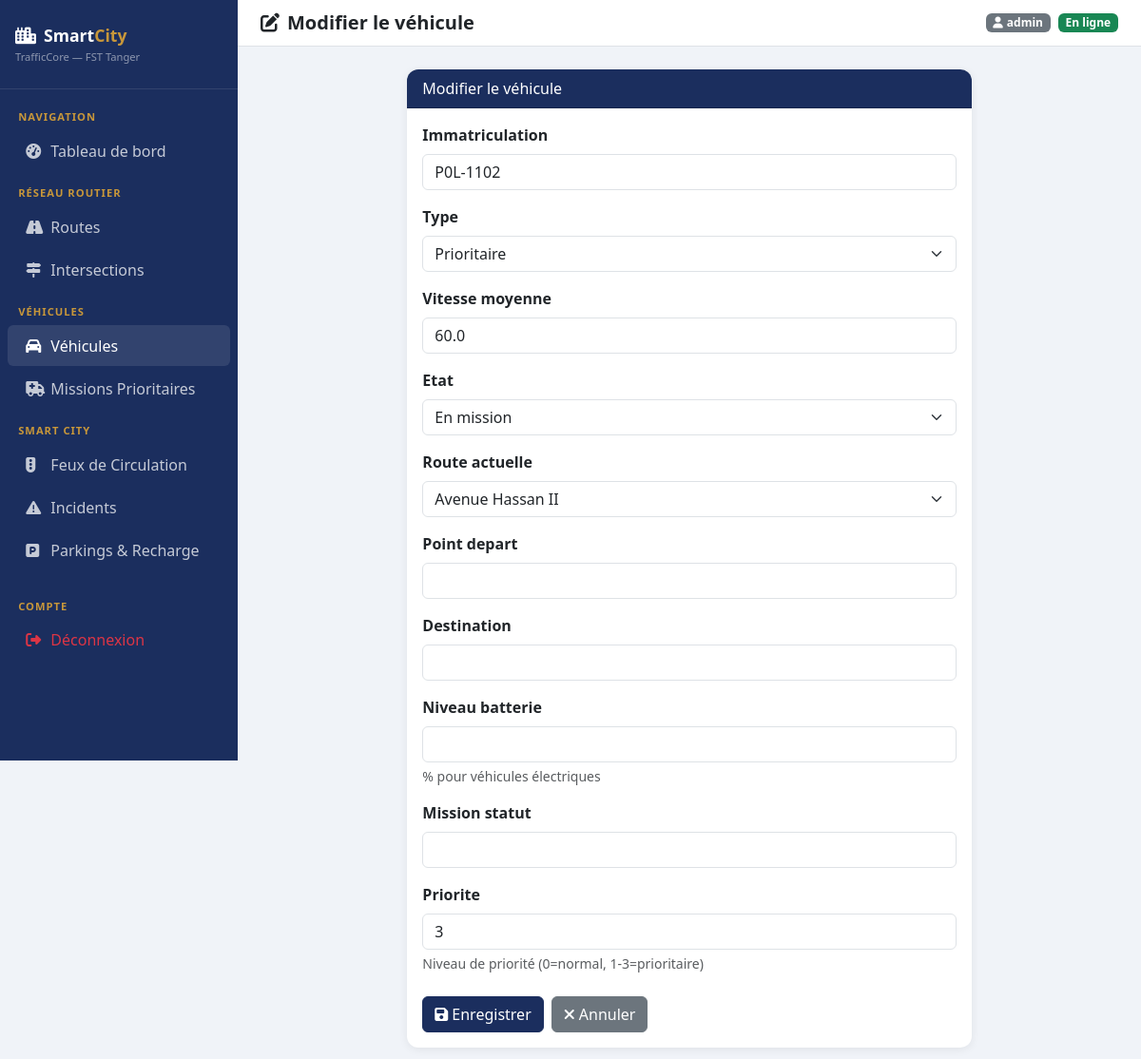
Page /vehicles/2/edit/ (signed in) on the committed database.
### vehicles/models.py (models this page shows, shortened)
class Vehicule(models.Model):
    TYPE_CHOICES = [
        ('voiture','Voiture'), ('bus','Bus'), ('camion','Camion'),
        ('moto','Moto'), ('electrique','Électrique'), ('prioritaire','Prioritaire'),
    ]
    ETAT_CHOICES = [
        ('actif','En circulation'), ('arrete','Arrêté'),
        ('recharge','En recharge'), ('mission','En mission'),
    ]
    immatriculation = models.CharField(max_length=20, unique=True)
    type = models.CharField(max_length=20, choices=TYPE_CHOICES)
    vitesse_moyenne = models.FloatField(default=0)
    etat = models.CharField(max_length=20, choices=ETAT_CHOICES, default='arrete')
    route_actuelle = models.ForeignKey(Route, on_delete=models.SET_NULL, null=True, blank=True, related_name='vehicules')
    point_depart = models.CharField(max_length=200, blank=True)
    destination = models.CharField(max_length=200, blank=True)
    niveau_batterie = models.FloatField(null=True, blank=True, help_text="% pour véhicules électriques")
    mission_statut = models.CharField(max_length=100, blank=True)
    priorite = models.IntegerField(default=0, help_text="Niveau de priorité (0=normal, 1-3=prioritaire)")
    date_ajout = models.DateTimeField(auto_now_add=True)
    class Meta: ordering = ['-date_ajout']

### vehicles/views.py (the view)
# urls.py: path('<int:pk>/edit/', views.vehicule_update, name='vehicule_update'),
@login_required
def vehicule_update(request, pk):
    v = get_object_or_404(Vehicule, pk=pk)
    form = VehiculeForm(request.POST or None, instance=v)
    if form.is_valid():
        form.save()
        messages.success(request, "Véhicule modifié !")
        return redirect('vehicule_list')
    return render(request, 'vehicles/vehicule_form.html', {'form': form, 'title': 'Modifier le véhicule'})

### vehicles/forms.py
class VehiculeForm(forms.ModelForm):
    class Meta:
        model = Vehicule
        fields = ['immatriculation','type','vitesse_moyenne','etat','route_actuelle',
                  'point_depart','destination','niveau_batterie','mission_statut','priorite']
        widgets = {
            'immatriculation': forms.TextInput(attrs={'class':'form-control'}),
            'type': forms.Select(attrs={'class':'form-select'}),
            'vitesse_moyenne': forms.NumberInput(attrs={'class':'form-control'}),
            'etat': forms.Select(attrs={'class':'form-select'}),
            'route_actuelle': forms.Select(attrs={'class':'form-select'}),
            'point_depart': forms.TextInput(attrs={'class':'form-control'}),
            'destination': forms.TextInput(attrs={'class':'form-control'}),
            'niveau_batterie': forms.NumberInput(attrs={'class':'form-control','min':0,'max':100}),
            'mission_statut': forms.TextInput(attrs={'class':'form-control'}),
            'priorite': forms.NumberInput(attrs={'class':'form-control','min':0,'max':3}),
        }

### traffic/models.py (called while the page is built)
    def __str__(self): return self.nom

### templates/vehicles/vehicule_form.html (shortened to what this page needs)
{% extends 'base.html' %}
{% block page_title %}<i class="fas fa-edit me-2"></i>{{ title }}{% endblock %}
{% block content %}
<div class="row justify-content-center">
    <div class="col-md-8">
        <div class="card">
            <div class="card-header">{{ title }}</div>
            <div class="card-body">
                <form method="post">
                    {% for field in form %}
                    <div class="mb-3">
                        <label class="form-label fw-semibold">{{ field.label }}</label>
                        {{ field }}
                        {% if field.help_text %}<div class="form-text">{{ field.help_text }}</div>{% endif %}
                    </div>
                    {% endfor %}
                    <div class="d-flex gap-2 mt-4">
                        <button type="submit" class="btn btn-primary"><i class="fas fa-save me-1"></i>Enregistrer</button>
                        <a href="javascript:history.back()" class="btn btn-secondary"><i class="fas fa-times me-1"></i>Annuler</a>
                    </div>
                </form>
            </div>
        </div>
    </div>
</div>
{% endblock %}

### templates/base.html (shortened to what this page needs)
<!DOCTYPE html>
<html lang="fr">
<head>
    <link href="https://cdn.jsdelivr.net/npm/bootstrap@5.3.0/dist/css/bootstrap.min.css" rel="stylesheet">
    <link href="https://cdnjs.cloudflare.com/ajax/libs/font-awesome/6.4.0/css/all.min.css" rel="stylesheet">
</head>
<body>
<div class="sidebar">
    <div class="brand">
        <i class="fas fa-city me-2"></i>Smart<span>City</span>
        <div style="font-size:.7rem;color:rgba(255,255,255,.5);font-weight:400;margin-top:2px">TrafficCore — FST Tanger</div>
    </div>
    <nav class="mt-2">
        <div class="nav-section">Navigation</div>
        <a href="{% url 'dashboard' %}" class="nav-link {% if request.resolver_match.url_name == 'dashboard' %}active{% endif %}">
            <i class="fas fa-tachometer-alt"></i> Tableau de bord
        </a>
        <div class="nav-section">Réseau Routier</div>
        <a href="{% url 'route_list' %}" class="nav-link {% if 'route' in request.resolver_match.url_name %}active{% endif %}">
            <i class="fas fa-road"></i> Routes
        </a>
        <a href="{% url 'intersection_list' %}" class="nav-link {% if 'intersection' in request.resolver_match.url_name %}active{% endif %}">
            <i class="fas fa-map-signs"></i> Intersections
        </a>
        <div class="nav-section">Véhicules</div>
        <a href="{% url 'vehicule_list' %}" class="nav-link {% if 'vehicule' in request.resolver_match.url_name %}active{% endif %}">
            <i class="fas fa-car"></i> Véhicules
        </a>
        <a href="{% url 'mission_list' %}" class="nav-link {% if 'mission' in request.resolver_match.url_name %}active{% endif %}">
            <i class="fas fa-ambulance"></i> Missions Prioritaires
        </a>
        <div class="nav-section">Smart City</div>
        <a href="{% url 'feu_list' %}" class="nav-link {% if 'feu' in request.resolver_match.url_name %}active{% endif %}">
            <i class="fas fa-traffic-light"></i> Feux de Circulation
        </a>
        <a href="{% url 'incident_list' %}" class="nav-link {% if 'incident' in request.resolver_match.url_name %}active{% endif %}">
            <i class="fas fa-exclamation-triangle"></i> Incidents
        </a>
        <a href="{% url 'parking_list' %}" class="nav-link {% if 'parking' in request.resolver_match.url_name %}active{% endif %}">
            <i class="fas fa-parking"></i> Parkings & Recharge
        </a>
        <div class="nav-section mt-3">Compte</div>
        <a href="{% url 'logout' %}" class="nav-link text-danger">
            <i class="fas fa-sign-out-alt"></i> Déconnexion
        </a>
    </nav>
</div>
<div class="main-content">
    <div class="topbar">
        <h5 class="mb-0 fw-bold text-navy">{% block page_title %}Dashboard{% endblock %}</h5>
        <div class="d-flex align-items-center gap-2">
            <span class="badge bg-secondary"><i class="fas fa-user me-1"></i>{{ request.user.username }}</span>
            <span class="badge bg-success">En ligne</span>
        </div>
    </div>
    {% block content %}{% endblock %}
</div>
</body>
</html>

### templates/base.html (style rules this page uses)
:root { --navy: #1B2E5E; --sky: #4A90C4; --gold: #C8973A; --sidebar-w: 250px; }
body { background: #f0f3f8; font-family: 'Segoe UI', sans-serif; }
.sidebar { width: var(--sidebar-w); min-height: 100vh; background: var(--navy); position: fixed; top: 0; left: 0; z-index: 100; overflow-y: auto; }
.sidebar .brand { padding: 1.5rem 1rem; border-bottom: 1px solid rgba(255,255,255,.1); color: white; font-weight: 700; font-size: 1.1rem; }
.sidebar .brand span { color: var(--gold); }
.sidebar .nav-link { color: rgba(255,255,255,.75); padding: .6rem 1.2rem; border-radius: 6px; margin: 2px 8px; transition: all .2s; }
.sidebar .nav-link:hover, .sidebar .nav-link.active { background: rgba(255,255,255,.1); color: white; }
.sidebar .nav-link i { width: 22px; }
.sidebar .nav-section { color: var(--gold); font-size: .7rem; font-weight: 700; text-transform: uppercase; padding: .8rem 1.2rem .2rem; letter-spacing: 1px; }
.main-content { margin-left: var(--sidebar-w); padding: 1.5rem; }
.topbar { background: white; padding: .75rem 1.5rem; margin: -1.5rem -1.5rem 1.5rem; border-bottom: 1px solid #dee2e6; display: flex; align-items: center; justify-content: space-between; }
.card { border: none; border-radius: 12px; box-shadow: 0 2px 10px rgba(0,0,0,.07); }
.card-header { background: var(--navy); color: white; border-radius: 12px 12px 0 0 !important; }
.btn-primary { background: var(--navy); border-color: var(--navy); }

### rows in the picture
Vehicule: form "P0L-1102" "Prioritaire" "60.0" "En mission" "Avenue Hassan II" "3"

### other values in the picture
{{ title }} "Modifier le véhicule"
{{ request.user.username }} "admin"
{{ field.label }} "Immatriculation" "Type" "Vitesse moyenne" "Etat" "Route actuelle" "Point depart" "Destination" "Niveau batterie" "Mission statut" "Priorite"
{{ field.help_text }} "% pour véhicules électriques" "Niveau de priorité (0=normal, 1-3=prioritaire)"
